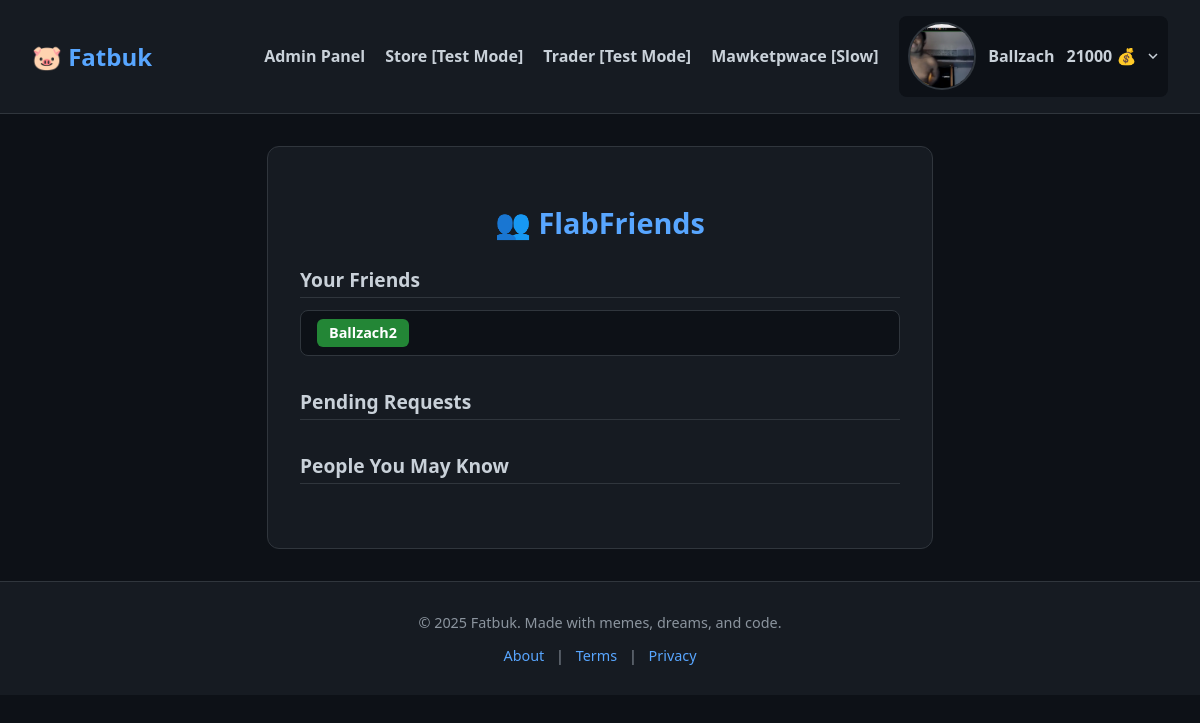
The page /friends (signed in) on the database its author committed.
### fatbuk/app.py (models this page shows)
class User(db.Model):
    id = db.Column(db.Integer, primary_key=True)
    username = db.Column(db.String(50), unique=True, nullable=False)
    email = db.Column(db.String(100), unique=True, nullable=False)
    password = db.Column(db.String(200), nullable=False)
    profile_picture = db.Column(db.String(200), nullable=True)
    fatbucks = db.Column(db.Integer, default=0)
    muted_until = db.Column(db.DateTime, nullable=True)

### fatbuk/app.py (the view)
@app.route("/friends")
def friends():
    if "user_id" not in session:
        return redirect(url_for("auth"))
    user = User.query.get(session["user_id"])
    all_users = User.query.filter(User.id != user.id).all()
    relationships = Friend.query.filter(
        (Friend.user_id == user.id) | (Friend.friend_id == user.id)
    ).all()
    sent = [
        f.friend_id for f in relationships if f.user_id == user.id and not f.accepted
    ]
    received = [
        f.user_id for f in relationships if f.friend_id == user.id and not f.accepted
    ]
    confirmed = [
        f.friend_id if f.user_id == user.id else f.user_id
        for f in relationships
        if f.accepted
    ]
    return render_template(
        "friends.html",
        user=user,
        all_users=all_users,
        sent=sent,
        received=received,
        confirmed=confirmed,
    )

### fatbuk/app.py (called while the page is built)
@app.before_request
def update_stripe_key():
    load_dotenv(override=True) # Reload env variables
    stripe.api_key = os.getenv("STRIPE_SECRET_KEY")

@app.context_processor
def inject_user():
    if "user_id" in session:
        return {"user": User.query.get(session["user_id"])}
    return {"user": None}

@app.context_processor
def inject_now():
    return {"now": datetime.utcnow}

### fatbuk/templates/friends.html (shortened to what this page needs)
{% extends "base.html" %}
{% block content %}
<link rel="stylesheet" href="{{ url_for('static', filename='css/friends.css') }}">
<div class="friends-container">
    <h2>👥 FlabFriends</h2>
    <section>
        <h3>Your Friends</h3>
        {% if confirmed %}
        <ul>
            {% for f in all_users if f.id in confirmed %}
            <li class="friend">
                <a href="{{ url_for('user_profile', user_id=f.id) }}">{{ f.username }}</a>
            </li>
            {% endfor %}
        </ul>
        {% else %}
        <p>No friends yet. Go make some chonky connections!</p>
        {% endif %}
    </section>
    <section>
        <h3>Pending Requests</h3>
    </section>
    <section>
        <h3>People You May Know</h3>
    </section>
</div>
{% endblock %}

### fatbuk/templates/components/navbar.html (shortened to what this page needs)
<link rel="stylesheet" href="{{ url_for('static', filename='css/navbar.css') }}">
<nav class="navbar">
    <div class="logo">
        <a href="/">🐷 Fatbuk</a>
    </div>
    <ul class="nav-links">
        {% if session.get('user_id') %}
        {% if user.username == "Ballzach" %}
        <li><a href="{{ url_for('admin_panel') }}">Admin Panel</a></li>
        {% endif %}
        <li><a href="/store">Store [Test Mode]</a></li>
        <li><a href="/trader">Trader [Test Mode]</a></li>
        <li><a href="/marketplace">Mawketpwace [Slow]</a></li>
        <li class="dropdown">
            <div class="dropdown-toggle">
                <img src="{{ url_for('static', filename='avatars/' + (user.profile_picture or 'default-avatar.png')) }}"
                    alt="Avatar">
                <span>{{ user.username }}</span>
                <span class="fatbucks">{{ user.fatbucks if user.fatbucks is not none else 0 }} 💰</span>
                <svg class="caret" width="10" height="6" viewBox="0 0 10 6" fill="none">
                    <path d="M1 1L5 5L9 1" stroke="#c9d1d9" stroke-width="1.5" />
                </svg>
            </div>
        </li>
        {% else %}
        <li><a href="/auth">Login</a></li>
        {% endif %}
    </ul>
</nav>

### fatbuk/static/css/base.css (style rules this page uses)
body { margin: 0; font-family: 'Segoe UI', sans-serif; background-color: #0d1117; color: #c9d1d9; scrollbar-width: thin; scrollbar-color: #30363d #0d1117; }
a { color: #58a6ff; text-decoration: none; }

### fatbuk/static/css/navbar.css (style rules this page uses)
.navbar { display: flex; justify-content: space-between; align-items: center; background-color: #161b22; padding: 1rem 2rem; border-bottom: 1px solid #30363d; position: sticky; top: 0; z-index: 100; }
.logo a { font-size: 1.5rem; color: #58a6ff; text-decoration: none; font-weight: bold; }
.nav-links { list-style: none; display: flex; align-items: center; gap: 1.25rem; margin: 0; padding: 0; }
.nav-links a { color: #c9d1d9; text-decoration: none; font-weight: bold; transition: color 0.2s; }
.dropdown { position: relative; }
.dropdown-toggle { display: flex; align-items: center; gap: 0.75rem; cursor: pointer; padding: 0.4rem 0.6rem; background-color: #0d1117; border-radius: 8px; transition: background 0.2s ease; }
.dropdown-toggle img { width: 64px; height: 64px; border-radius: 50%; object-fit: cover; border: 2px solid #30363d; }
.dropdown-toggle span { color: #c9d1d9; font-weight: bold; font-size: 1rem; white-space: nowrap; }
.dropdown-toggle .caret { width: 10px; height: 6px; transition: transform 0.2s ease; }

### fatbuk/static/css/friends.css (style rules this page uses)
.friends-container { max-width: 600px; margin: 2rem auto; background-color: #161b22; padding: 2rem; border-radius: 12px; border: 1px solid #30363d; color: #c9d1d9; }
.friends-container h2 { text-align: center; font-size: 1.8rem; margin-bottom: 1.5rem; color: #58a6ff; }
.friends-container section { margin-bottom: 2rem; }
.friends-container h3 { border-bottom: 1px solid #30363d; padding-bottom: 0.25rem; margin-bottom: 0.75rem; font-size: 1.2rem; }
.friends-container ul { list-style: none; padding-left: 0; margin: 0; }
.friend { display: flex; justify-content: space-between; align-items: center; background-color: #0d1117; border: 1px solid #30363d; padding: 0.5rem 1rem; margin-bottom: 0.5rem; border-radius: 8px; }
.friend a { background-color: #238636; color: white; padding: 0.3rem 0.75rem; border-radius: 6px; font-size: 0.9rem; font-weight: bold; transition: background 0.3s; text-decoration: none; }

### rows shown on the page
User: profile_picture (picture), username "Ballzach", fatbucks "21000"
User: username "Ballzach2"
